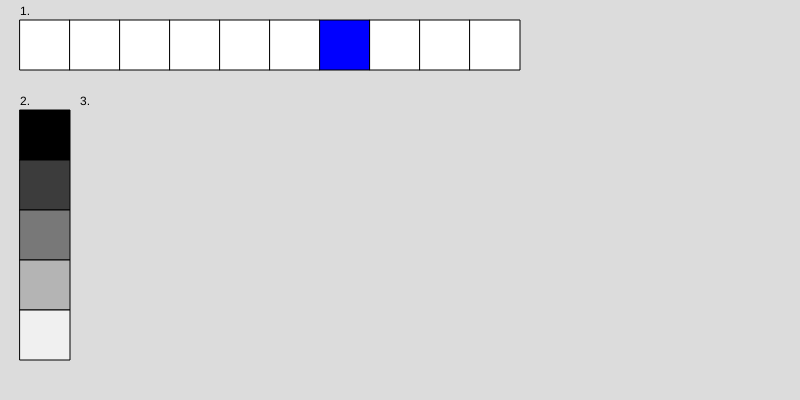
Frame 1 (no input)
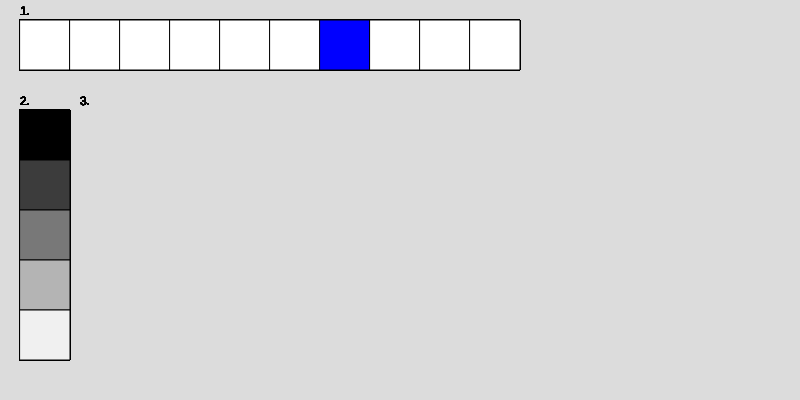
Frame 60 (no input)
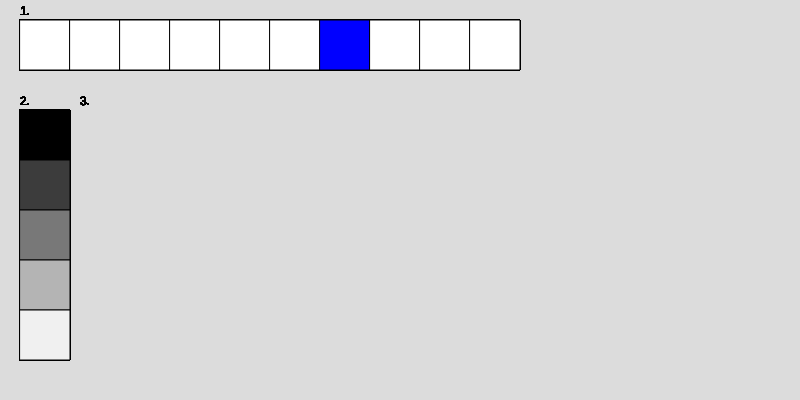
Frame 120 (the mouse pressed at the canvas centre since frame 60)

The p5.js sketch that drew these frames (run headless with seeded random() and noise() and a simulated clock; from frame 60 on, the mouse is pressed at the canvas centre):

// p5.js sketch
// ── sketch.js
function setup() {
  createCanvas(800, 400);
  background(220);
}

function draw() {

let x = 20
fill(0);
text("1." ,20, 15);
 for(let j = 0; j < 9; j++) {
  if(j === 6){
    fill(0, 0, 255);
    square(x, 20, 50);
    x += 50
  }
  fill(255);
  square(x, 20, 50);
  x += 50
 
 }
 fill(0);
 text('2.', 20, 105);
 y1 = 110
 coll = 0
 for(let i = 0; i < 5; i++) {
  fill(coll);
  square(20, y1, 50);
  y1 += 50
  coll += 60
 }

 fill(0);
 text('3.', 80, 105);
 x2 = 80;
 grn = 0;
 breed = 25;
 for(let l = 0; l < 4; l++) {
 fill(0, grn, 0);

 }

}
